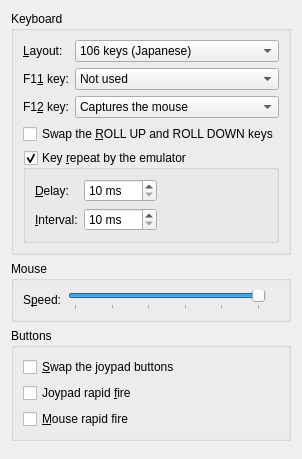
<?xml version="1.0" encoding="UTF-8"?>
<ui version="4.0">
 <class>InputPage</class>
 <widget class="QWidget" name="InputPage">
  <layout class="QVBoxLayout" name="mainLayout">
   <item>
    <widget class="QGroupBox" name="keyboardGroup">
     <property name="title">
      <string>Keyboard</string>
     </property>
     <layout class="QFormLayout" name="keyboardLayout">
      <item row="0" column="0">
       <widget class="QLabel" name="keyboardLabel">
        <property name="text">
         <string>&amp;Layout:</string>
        </property>
        <property name="buddy">
         <cstring>keyboard</cstring>
        </property>
       </widget>
      </item>
      <item row="0" column="1">
       <widget class="QComboBox" name="keyboard">
        <property name="toolTip">
         <string>The layout of the host keyboard, which decides where the PC-98 keys are found</string>
        </property>
        <item>
         <property name="text">
          <string>106 keys (Japanese)</string>
         </property>
        </item>
        <item>
         <property name="text">
          <string>101 keys (US)</string>
         </property>
        </item>
       </widget>
      </item>
      <item row="1" column="0">
       <widget class="QLabel" name="f11KeyLabel">
        <property name="text">
         <string>F1&amp;1 key:</string>
        </property>
        <property name="buddy">
         <cstring>F11KEY</cstring>
        </property>
       </widget>
      </item>
      <item row="1" column="1">
       <widget class="QComboBox" name="F11KEY">
        <item>
         <property name="text">
          <string>Not used</string>
         </property>
        </item>
        <item>
         <property name="text">
          <string>Shows or hides the menu bar</string>
         </property>
        </item>
        <item>
         <property name="text">
          <string>Switches full screen</string>
         </property>
        </item>
       </widget>
      </item>
      <item row="2" column="0">
       <widget class="QLabel" name="f12KeyLabel">
        <property name="text">
         <string>F1&amp;2 key:</string>
        </property>
        <property name="buddy">
         <cstring>F12KEY</cstring>
        </property>
       </widget>
      </item>
      <item row="2" column="1">
       <widget class="QComboBox" name="F12KEY">
        <item>
         <property name="text">
          <string>Captures the mouse</string>
         </property>
        </item>
        <item>
         <property name="text">
          <string>COPY</string>
         </property>
        </item>
        <item>
         <property name="text">
          <string>STOP</string>
         </property>
        </item>
        <item>
         <property name="text">
          <string>Ten-key ,</string>
         </property>
        </item>
        <item>
         <property name="text">
          <string>Ten-key =</string>
         </property>
        </item>
        <item>
         <property name="text">
          <string>User 1</string>
         </property>
        </item>
        <item>
         <property name="text">
          <string>User 2</string>
         </property>
        </item>
        <item>
         <property name="text">
          <string>HELP</string>
         </property>
        </item>
       </widget>
      </item>
      <item row="3" column="0" colspan="2">
       <widget class="QCheckBox" name="XSHIFT">
        <property name="text">
         <string>Swap the &amp;ROLL UP and ROLL DOWN keys</string>
        </property>
        <property name="toolTip">
         <string>Page Up then scrolls the way it does on the host</string>
        </property>
       </widget>
      </item>
      <item row="4" column="0" colspan="2">
       <widget class="QGroupBox" name="keyrepeat_enable">
        <property name="title">
         <string>Key &amp;repeat by the emulator</string>
        </property>
        <property name="checkable">
         <bool>true</bool>
        </property>
        <layout class="QFormLayout" name="keyRepeatLayout">
         <item row="0" column="0">
          <widget class="QLabel" name="keyRepeatDelayLabel">
           <property name="text">
            <string>&amp;Delay:</string>
           </property>
           <property name="buddy">
            <cstring>keyrepeat_delay</cstring>
           </property>
          </widget>
         </item>
         <item row="0" column="1">
          <widget class="QSpinBox" name="keyrepeat_delay">
           <property name="sizePolicy">
            <sizepolicy hsizetype="Fixed" vsizetype="Fixed">
             <horstretch>0</horstretch>
             <verstretch>0</verstretch>
            </sizepolicy>
           </property>
           <property name="suffix">
            <string> ms</string>
           </property>
           <property name="minimum">
            <number>10</number>
           </property>
           <property name="maximum">
            <number>5000</number>
           </property>
           <property name="singleStep">
            <number>50</number>
           </property>
          </widget>
         </item>
         <item row="1" column="0">
          <widget class="QLabel" name="keyRepeatIntervalLabel">
           <property name="text">
            <string>&amp;Interval:</string>
           </property>
           <property name="buddy">
            <cstring>keyrepeat_interval</cstring>
           </property>
          </widget>
         </item>
         <item row="1" column="1">
          <widget class="QSpinBox" name="keyrepeat_interval">
           <property name="sizePolicy">
            <sizepolicy hsizetype="Fixed" vsizetype="Fixed">
             <horstretch>0</horstretch>
             <verstretch>0</verstretch>
            </sizepolicy>
           </property>
           <property name="suffix">
            <string> ms</string>
           </property>
           <property name="minimum">
            <number>10</number>
           </property>
           <property name="maximum">
            <number>1000</number>
           </property>
           <property name="singleStep">
            <number>10</number>
           </property>
          </widget>
         </item>
        </layout>
       </widget>
      </item>
     </layout>
    </widget>
   </item>
   <item>
    <widget class="QGroupBox" name="mouseGroup">
     <property name="title">
      <string>Mouse</string>
     </property>
     <layout class="QFormLayout" name="mouseLayout">
      <item row="0" column="0">
       <widget class="QLabel" name="mouseSpeedLabel">
        <property name="text">
         <string>S&amp;peed:</string>
        </property>
        <property name="buddy">
         <cstring>Mouse_sp</cstring>
        </property>
       </widget>
      </item>
      <item row="0" column="1">
       <layout class="QHBoxLayout" name="mouseSpeedLayout">
        <item>
         <widget class="QSlider" name="Mouse_sp">
          <property name="toolTip">
           <string>How far the PC-98 mouse moves for a move of the host mouse; full speed follows the host pointer pixel for pixel</string>
          </property>
          <property name="maximum">
           <number>5</number>
          </property>
          <property name="pageStep">
           <number>1</number>
          </property>
          <property name="value">
           <number>5</number>
          </property>
          <property name="orientation">
           <enum>Qt::Horizontal</enum>
          </property>
          <property name="tickPosition">
           <enum>QSlider::TicksBelow</enum>
          </property>
          <property name="tickInterval">
           <number>1</number>
          </property>
         </widget>
        </item>
        <item>
         <widget class="QLabel" name="mouseSpeedValue">
          <property name="minimumWidth">
           <number>40</number>
          </property>
         </widget>
        </item>
       </layout>
      </item>
     </layout>
    </widget>
   </item>
   <item>
    <widget class="QGroupBox" name="buttonsGroup">
     <property name="title">
      <string>Buttons</string>
     </property>
     <layout class="QVBoxLayout" name="buttonsLayout">
      <item>
       <widget class="QCheckBox" name="btnMODE">
        <property name="text">
         <string>&amp;Swap the joypad buttons</string>
        </property>
       </widget>
      </item>
      <item>
       <widget class="QCheckBox" name="btnRAPID">
        <property name="text">
         <string>Joypad rapid &amp;fire</string>
        </property>
       </widget>
      </item>
      <item>
       <widget class="QCheckBox" name="MS_RAPID">
        <property name="text">
         <string>&amp;Mouse rapid fire</string>
        </property>
       </widget>
      </item>
     </layout>
    </widget>
   </item>
   <item>
    <spacer name="bottomSpacer">
     <property name="orientation">
      <enum>Qt::Vertical</enum>
     </property>
    </spacer>
   </item>
  </layout>
 </widget>
 <resources/>
 <connections/>
</ui>
